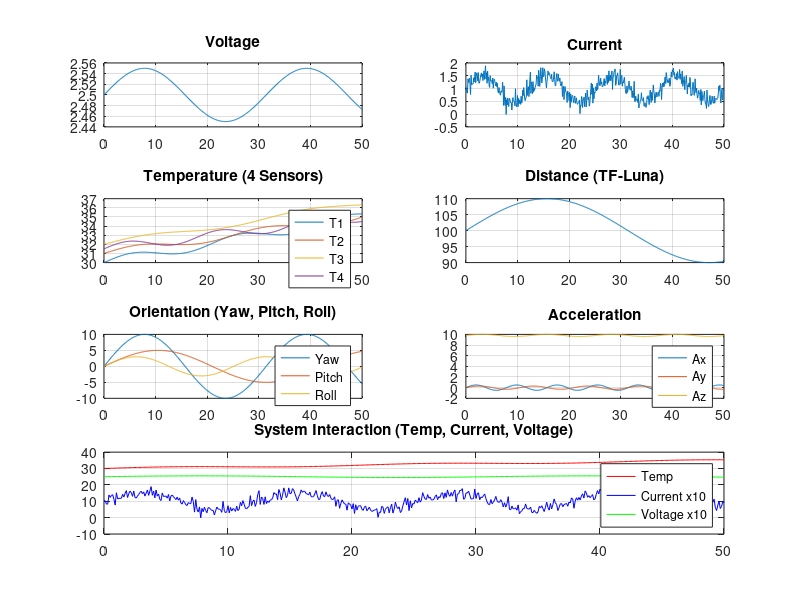

This chart was generated by the following MATLAB code:
clc;
clear;

% -------- TIME --------
t = 0:0.1:50;   % 50 seconds simulation

% -------- MODEL (SIMULATED DATA) --------

% Voltage model (slight fluctuation)
voltage = 2.5 + 0.05*sin(0.2*t);

% Current model (load variation)
current = 1 + 0.5*sin(0.5*t) + 0.2*randn(size(t));

% Temperature model (heating effect)
temp1 = 30 + 0.1*t + 0.5*sin(0.3*t);
temp2 = 31 + 0.08*t + 0.4*sin(0.25*t);
temp3 = 32 + 0.09*t + 0.3*sin(0.2*t);
temp4 = 31.5 + 0.07*t + 0.5*sin(0.35*t);

% IMU (orientation)
yaw   = 10*sin(0.2*t);
pitch = 5*sin(0.15*t);
roll  = 3*sin(0.25*t);

% Acceleration
ax = 0.5*sin(0.8*t);
ay = 0.3*sin(0.6*t);
az = 9.8 + 0.2*sin(0.5*t);

% TF-Luna distance
distance = 100 + 10*sin(0.1*t);

% -------- PLOTTING --------
figure;

% Voltage
subplot(4,2,1)
plot(t, voltage)
title('Voltage'); grid on

% Current
subplot(4,2,2)
plot(t, current)
title('Current'); grid on

% Temperature
subplot(4,2,3)
plot(t, temp1, t, temp2, t, temp3, t, temp4)
title('Temperature (4 Sensors)')
legend('T1','T2','T3','T4')
grid on

% Distance
subplot(4,2,4)
plot(t, distance)
title('Distance (TF-Luna)')
grid on

% Orientation
subplot(4,2,5)
plot(t, yaw, t, pitch, t, roll)
title('Orientation (Yaw, Pitch, Roll)')
legend('Yaw','Pitch','Roll')
grid on

% Acceleration
subplot(4,2,6)
plot(t, ax, t, ay, t, az)
title('Acceleration')
legend('Ax','Ay','Az')
grid on

% Combined System Behavior
subplot(4,2,[7 8])
plot(t, temp1, 'r', t, current*10, 'b', t, voltage*10, 'g')
title('System Interaction (Temp, Current, Voltage)')
legend('Temp','Current x10','Voltage x10')
grid on
